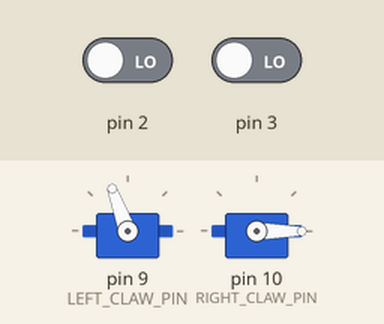
A sketch run on a simulated Arduino Uno, built with avr-gcc and run on an emulated ATmega328P. Shown: 2 × servo. The test bench sets the inputs (shaded band); at power-on: pin 2 LOW, pin 3 LOW.

Above: at 1.2 s.
1.3 s: pin 2 driven HIGH
At 1.9 s:
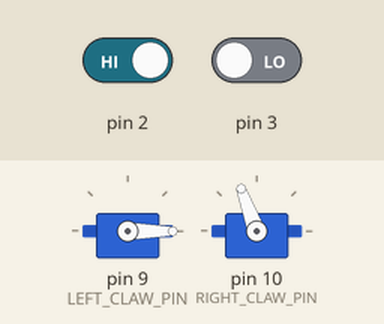
4.3 s: pin 3 driven HIGH
At 6.4 s:
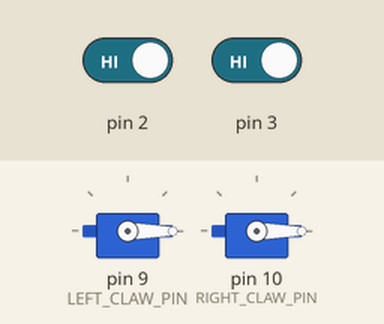
Timing chart, 0 to 13.3 s (numbered marks = the images above; inputs shaded):
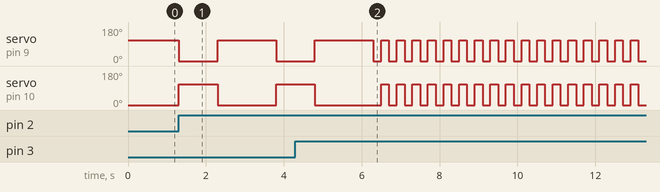

Measured:
- after the input at 1.3 s, servo on pin 9 (LEFT_CLAW_PIN): 110° → 0° at once, → 110° 1.0 s later, → 0° 1.5 s later; servo on pin 10 (RIGHT_CLAW_PIN): 0° → 110° at once, → 0° 1.0 s later, → 110° 1.5 s later

The sketch:

claws.ino
```cpp
/*  Defines claw movements. */
#include <Servo.h>

const int LEFT_CLAW_PIN = 9;
const int RIGHT_CLAW_PIN = 10;
const int MIN_ANGLE = 0;
const int MAX_ANGLE = 110;

const int STATE_THRASH = 0;
const int STATE_PUSH_UP = 1;
const int STATE_THREATEN = 2;
const int STATE_WIND_UP = 3;
const int STATE_STAB_DOWN = 4;

volatile int state = STATE_WIND_UP;

Servo left_claw;
Servo right_claw;

// main ////////////////////////////////////////////////////////////////////////
void setup() {
    left_claw.attach(LEFT_CLAW_PIN);
    right_claw.attach(RIGHT_CLAW_PIN);

    attachInterrupt(0, set_state_push_up, RISING);
    attachInterrupt(1, set_state_thrash, RISING);
    attachInterrupt(2, set_state_threaten, RISING);
    attachInterrupt(3, set_state_wind_up, RISING);
    attachInterrupt(4, set_state_stab_down, RISING);
}

void loop() {
    //thrash();
    //wind_up();
    //stab_down();
    //thrash();
    //push_up();
    //threaten();
    switch (state) {
      case STATE_WIND_UP:
        wind_up();
        break;
      case STATE_PUSH_UP:
        push_up();
        break;
      case STATE_THRASH:
        thrash();
        break;
      case STATE_THREATEN:
        threaten();
        break;
      case STATE_STAB_DOWN:
        stab_down();
        break;
      default:
        wind_up();
        break;
    }
}

void set_state_wind_up() {
  state = STATE_WIND_UP;
}

void set_state_push_up() {
  state = STATE_PUSH_UP;
}

void set_state_thrash() {
  state = STATE_THRASH;
}

void set_state_threaten() {
  state = STATE_THREATEN;
}

void set_state_stab_down() {
  state = STATE_STAB_DOWN;
}

// actions /////////////////////////////////////////////////////////////////////
void push_up() {
    stab_down();
    delay(1000);
    wind_up();
    delay(1500);
}

void thrash() {
    move(MIN_ANGLE, MIN_ANGLE);
    delay(200);
    move(MAX_ANGLE, MAX_ANGLE);
    delay(200);
}

void threaten() {
    wind_up();
    delay(50);
    move(MAX_ANGLE - 10, MIN_ANGLE + 10);
    delay(50);
}

void shiver() {
    stab_down();
    delay(50);
    move(MIN_ANGLE + 10, MAX_ANGLE - 10);
    delay(50);
}

void taunt() {
    for (int i = 0; i < 10; i++) {
        shiver();
    }
    delay(1000);
}

void sneak() {
    for (int angle = MIN_ANGLE; angle <= MAX_ANGLE; angle++) {
        move(angle, angle);
        delay(100);
    }

    for (int angle = MAX_ANGLE; angle >= MIN_ANGLE; angle--) {
        move(angle, angle);
        delay(100);
    }
}


// movement primitives /////////////////////////////////////////////////////////

// stab the ground
void stab_down() {
    move(MIN_ANGLE, MAX_ANGLE);
}

// perpare for the next stab
void wind_up() {
    move(MAX_ANGLE, MIN_ANGLE);
}

void move(const int left_claw_angle, const int right_claw_angle) {
    left_claw.write(left_claw_angle);
    right_claw.write(right_claw_angle);
}
```
